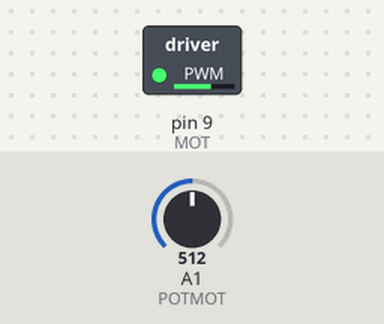
The sketch below on a simulated Arduino Uno, built with avr-gcc and run on an emulated ATmega328P. On the bench: switched loads named in the sketch (green lamp = pin HIGH). Inputs (shaded band) come from the test bench; at power-on: A1 (POTMOT) = 512. What the sketch prints to the serial monitor is not drawn.

Above: at 3.2 s.
3.3 s: A1 (POTMOT) set to 122
At 3.8 s:
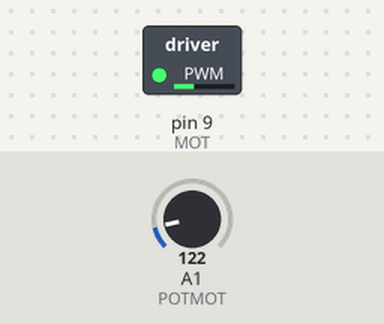
4.8 s: A1 (POTMOT) set to 0
At 6.0 s:
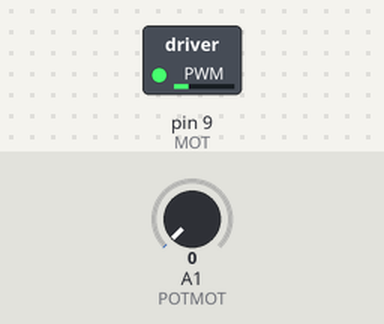
6.3 s: A1 (POTMOT) set to 716
At 7.3 s:
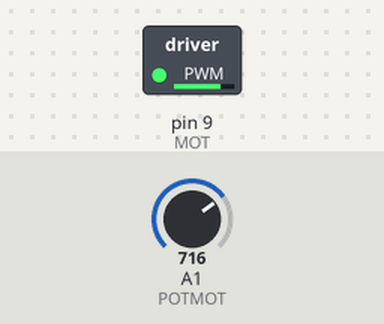
7.8 s: A1 (POTMOT) set to 511
At 8.4 s:
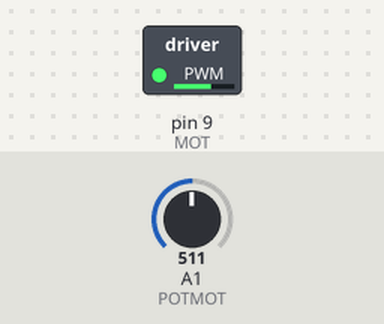
Timing chart, 0 to 10.8 s (numbered marks = the images above; inputs shaded):
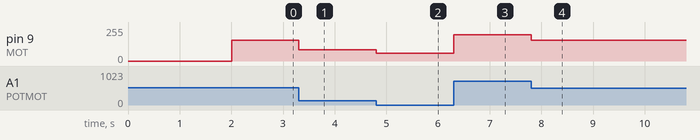

Measured:
- after the input at 3.3 s, pin 9 (MOT): 157/255 → 83/255 at once
- after the input at 4.8 s, pin 9 (MOT): 83/255 → 60/255 at once
- after the input at 6.3 s, pin 9 (MOT): 60/255 → 196/255 at once
- after the input at 7.8 s, pin 9 (MOT): 196/255 → 157/255 at once

The sketch:

Test_Motor_Control_Proj.ino
```cpp
#define MOT 9
#define POTMOT A1
#define MAXMOT 255 //Values found experimenting - Do not stay at max speed for too long..motor gets hot
#define MINMOT 60

int potRead=0;

void setup()
{
  cli();
  TCCR2A=2;   // Mode CTC ( Clear Timer On Compare)
  TCCR2B=0x03;  // wgm22 est a 0 , CS2 a 0 CS1 a 1 CS0 a 1 donc un prescaler de 64
  OCR2A = 100;    // valeur de comparaison a 100 ( 100 interruption max )
  TIMSK2=0x02;    // Active l'interruption lorsque Compteur TCNT2 =  OCR2A ( 100 interrupts)
  TCNT2=0; // set le timer2 a 0 ( fresh start)
  sei();

  Serial.begin(115200);

  pinMode(MOT, OUTPUT);
  Serial.println("Starting in 3 seconds...");

  for(int i =2 ; i>0;i--)
  {
    delay(1000);
    if(i>1)
      Serial.println(String(i)+"...");
    else
      Serial.println("MOT is a go!");
  }
}

void loop()
{
  /*
  for(int i =0;i<20;i++)
  {
    for(int i =MINMOT;i<MAXMOT;i+=1)
    {
      delay(10000/(MAXMOT-MINMOT));
      analogWrite(MOT, i);
    }
    for(int i =MAXMOT;i>MINMOT;i-=1)
    {
      delay(10000/(MAXMOT-MINMOT));
      analogWrite(MOT, i);
    }
  }*/
  Serial.print("Raw : ");
  Serial.print(potRead);
  Serial.print(" | Mapped : ");
  Serial.println(map(potRead,0,1023,MINMOT,MAXMOT));

  analogWrite(MOT, map(potRead,0,1023,MINMOT,MAXMOT)); // sets the digital pin 13 on
  //delay(20000);            // waits for a second
  //Serial.println("MOT is stopping!");
  //analogWrite(MOT, 0);  // sets the digital pin 13 off
  //delay(100000);
  // put your main code here, to run repeatedly:

}


ISR(TIMER2_COMPA_vect)        // interruptions au 2500e de secondes
{
  potRead = analogRead(POTMOT);
}
```
